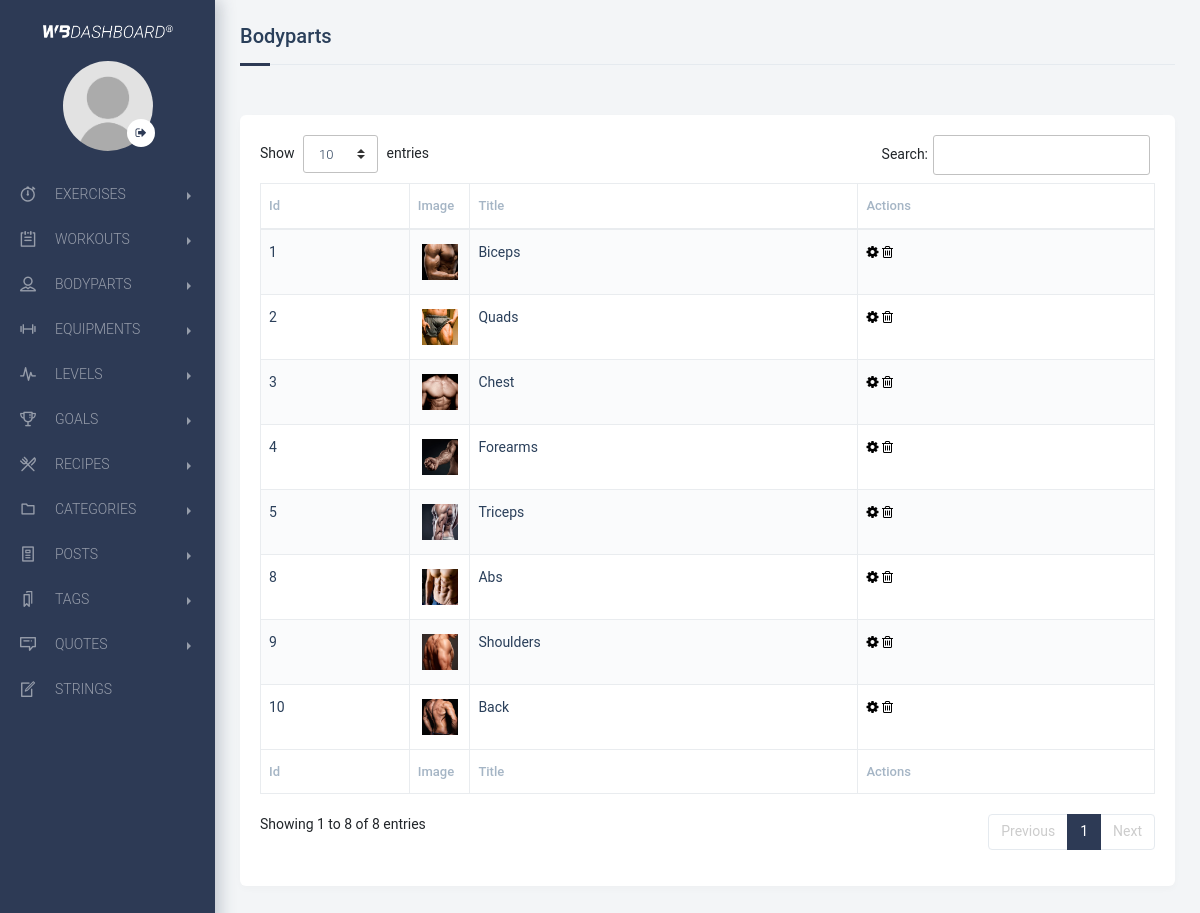
The page /backend/controller/bodyparts.php (signed in) on the database its author committed.
### tables this page shows
CREATE TABLE `bodyparts` (
  `bodypart_id` int(11) NOT NULL,
  `bodypart_title` varchar(150) NOT NULL,
  `bodypart_image` varchar(150) NOT NULL
);

### backend/admin/functions.php (called while the page is built, shortened)
<?php
function get_all_bodyparts($connect)
{
    $sentence = $connect->prepare("SELECT * FROM bodyparts ORDER BY bodypart_id DESC");
    $sentence->execute();
    return $sentence->fetchAll();
}
?>

### backend/views/bodyparts.view.php (the view, shortened to what this page needs)
<section class="page-container">
    <div class="page-content-wrapper">
 <div class="content sm-gutter">
            <div class="container-fluid padding-25 sm-padding-10">
                <div class="row">
                    <div class="col-12">
                        <div class="section-title">
                            <h5>Bodyparts</h5>
                        </div>
                    </div>
<div class="col-12">
                        <div class="block table-block mb-4" style="margin-top: 20px;">
                            <div class="row">
                                <div class="table-responsive">
<table id="table_id" class="table table-striped table-bordered" cellspacing="0" width="100%" style="border-radius: 5px;">
    <thead>
            <tr>
              <th>Id</th>
                <th>Image</th>
                <th>Title</th>
                <th>Actions</th>
            </tr>
        </thead>
        <tfoot>
            <tr>
              <th>Id</th>
                <th>Image</th>
                <th>Title</th>
                <th>Actions</th>
            </tr>
        </tfoot>
        <tbody>
        <?php foreach($bodyparts as $bodypart): ?>
            <tr>
              <td><?php echo $bodypart['bodypart_id']; ?></td>
                <td width="40px" align="center"><img src="../images/<?php echo $bodypart['bodypart_image']; ?>" style="width: 40px; height: 40px; padding: 2px;"></td>
                <td><?php echo $bodypart['bodypart_title']; ?></td>
                <td>
                <a href="../controller/edit_bodypart.php?id=<?php echo $bodypart['bodypart_id']; ?>" style="font-size: 14px;color: #000000;"><i class="fa fa-cog"></i></a>
          <a onclick="alertdelete_<?php echo $bodypart['bodypart_id']; ?>();" style="cursor: pointer;font-size: 14px;color: #000000;"><i class="fa fa-trash-o"></i></a>
          </td>
            </tr>
        <?php endforeach; ?>
        </tbody>
</table>
</div>
</div>
</div>
</div>
</div>
</div>
</div>
</div>
</section>

### backend/assets/css/lightbox.css (style rules this page uses)
body:after { content: url(../files/close.png) url(../files/loading.gif) url(../files/prev.png) url(../files/next.png); display: none; }

### rows shown on the page
bodyparts: bodypart_id "10", bodypart_image (picture), bodypart_title "Back"
bodyparts: bodypart_id "9", bodypart_image (picture), bodypart_title "Shoulders"
bodyparts: bodypart_id "8", bodypart_image (picture), bodypart_title "Abs"
bodyparts: bodypart_id "5", bodypart_image (picture), bodypart_title "Triceps"
bodyparts: bodypart_id "4", bodypart_image (picture), bodypart_title "Forearms"
bodyparts: bodypart_id "3", bodypart_image (picture), bodypart_title "Chest"
bodyparts: bodypart_id "2", bodypart_image (picture), bodypart_title "Quads"
bodyparts: bodypart_id "1", bodypart_image (picture), bodypart_title "Biceps"
